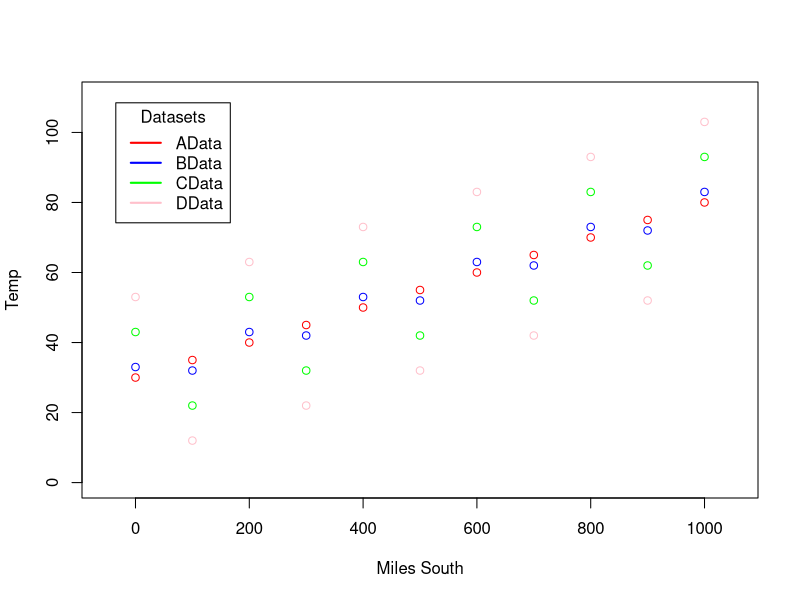

This chart was generated by the following R code:
AData<-data.frame(south=seq(0, 1000, by=100), temp=seq(30,80, by=5))

BData<-AData
BData$temp<-BData$temp + rep(c(3,-3), length=11)
  
CData<-BData
CData$temp<-CData$temp + rep(c(10,-10), length=11)

DData<-CData
DData$temp<-DData$temp + rep(c(10,-10), length=11)

plot(AData$temp~AData$south, col="red", ylab="Temp", xlab="Miles South", xlim=c(-50,1050), ylim=c(0,110))
points(BData$temp~BData$south, col="blue")
points(CData$temp~CData$south, col="green")
points(DData$temp~DData$south, col="pink")
legend("topleft", inset=.05, title="Datasets",
       c("AData", "BData", "CData", "DData"), lwd=2, lty=c(1, 1, 1, 1, 2), col=c("red", "blue","green", "pink"))
